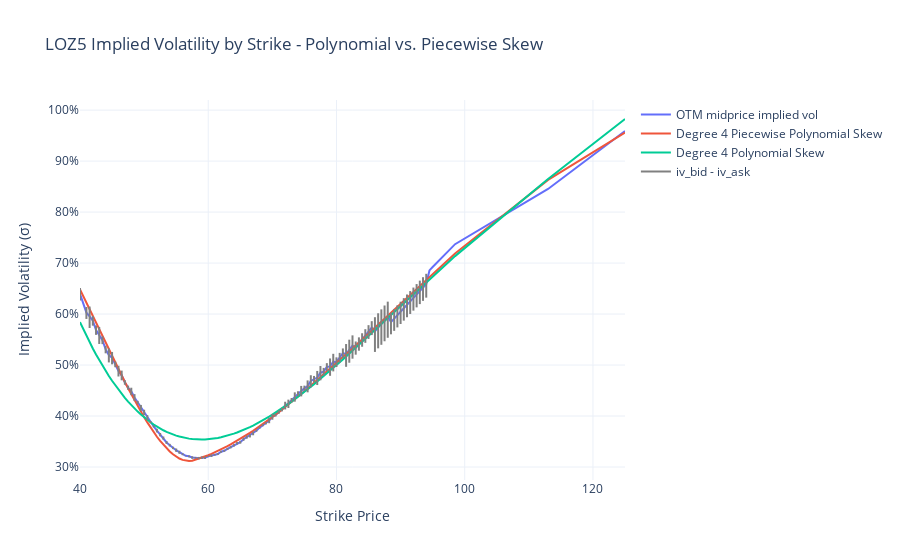

Here is the notebook cell this chart was saved with:
### Markdown cell above
#### Degree 4: Piecewise vs. Not

### Code cell
degree = 4
fig = go.Figure()
add_vol_plot(
    fig=fig,
    vol_df=df,
    name="OTM midprice implied vol",
    y_col="iv_midprice",
    strike_range=near_atm,
    mode="lines",
)
add_vol_plot(
    fig=fig,
    vol_df=df,
    name=f"Degree {degree} Piecewise Polynomial Skew",
    y_col=f"piecewise_skew_deg{degree}",
    strike_range=near_atm,
    mode="lines",
)
add_vol_plot(
    fig=fig,
    vol_df=df,
    name=f"Degree {degree} Polynomial Skew",
    y_col=f"poly_skew_deg{degree}",
    strike_range=near_atm,
    mode="lines",
)
add_vol_range(fig, vol_df=df, strike_range=near_atm)

layout_vol(fig=fig, label=option_label, detail="Polynomial vs. Piecewise Skew")
fig.show()
